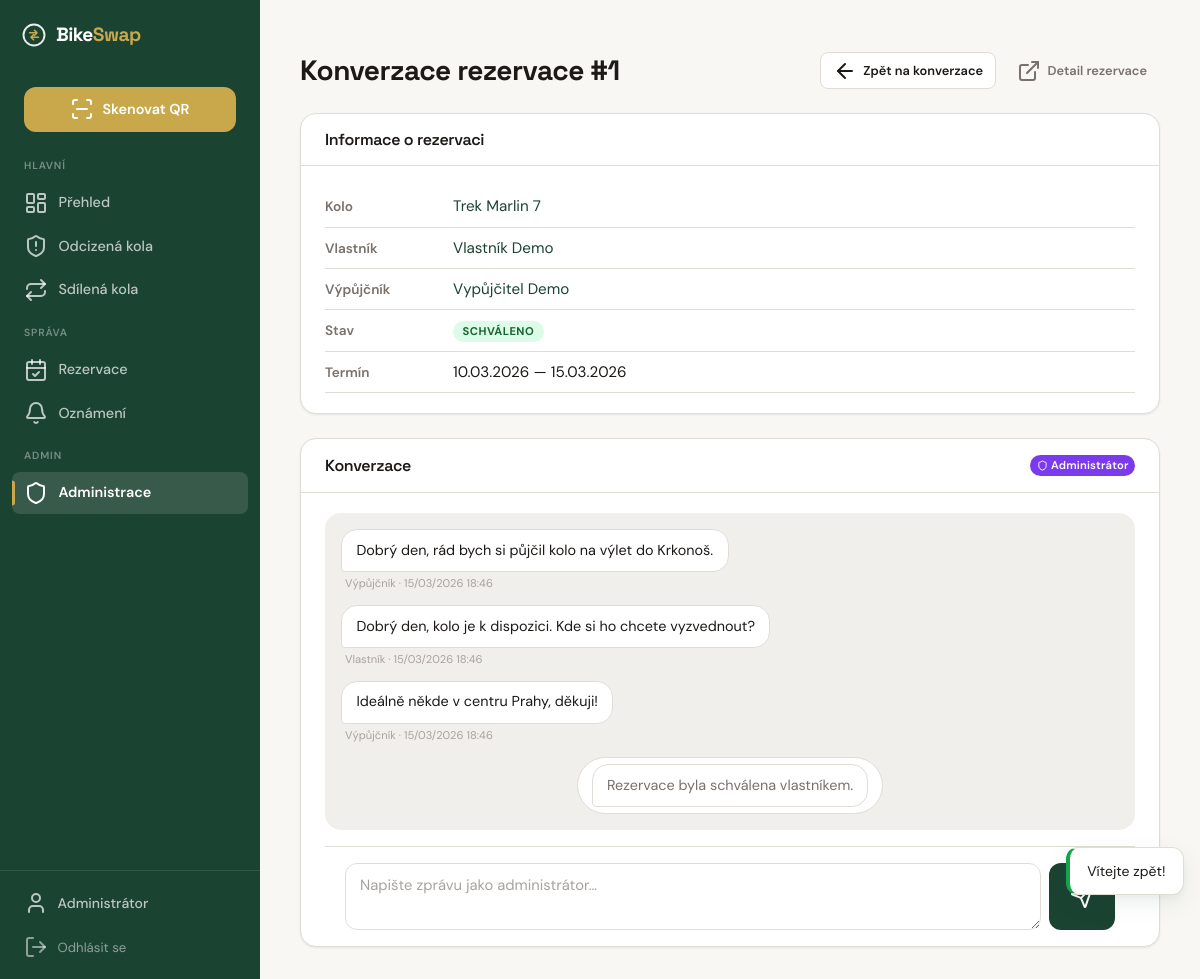
The page /admin/conversation/reservation/1 (signed in) on the database its author committed.
### tables this page shows
CREATE TABLE IF NOT EXISTS `users` (
    `id`                 INT UNSIGNED    NOT NULL AUTO_INCREMENT,
    `email`              VARCHAR(255)    NOT NULL,
    `password_hash`      VARCHAR(255)    NOT NULL,
    `role`               ENUM('user', 'police', 'admin') NOT NULL DEFAULT 'user',
    `first_name`         VARCHAR(50)     NOT NULL,
    `surname`            VARCHAR(50)     NOT NULL DEFAULT '',
    `phone`              VARCHAR(20)     NULL DEFAULT NULL,
    `address`            VARCHAR(255)    NULL DEFAULT NULL,
    `is_verified`        TINYINT(1)      NOT NULL DEFAULT 0,
    `verification_token` VARCHAR(64)     NULL DEFAULT NULL,
    `password_reset_token`   VARCHAR(64) NULL DEFAULT NULL,
    `password_reset_expires` DATETIME    NULL DEFAULT NULL,
    `totp_secret`        VARCHAR(255)    NULL DEFAULT NULL,
    `totp_enabled`       TINYINT(1)      NOT NULL DEFAULT 0,
    `karma_score`        INT             NOT NULL DEFAULT 0,
    `is_banned`          TINYINT(1)      NOT NULL DEFAULT 0,
    `created_at`         DATETIME        NOT NULL DEFAULT CURRENT_TIMESTAMP,
    `updated_at`         DATETIME        NOT NULL DEFAULT CURRENT_TIMESTAMP ON UPDATE CURRENT_TIMESTAMP,
    `last_login_at`      DATETIME        NULL DEFAULT NULL,

    PRIMARY KEY (`id`),
    UNIQUE KEY `uq_users_email` (`email`),
    KEY `idx_users_role` (`role`)
);

CREATE TABLE IF NOT EXISTS `reservations` (
    `id`                 INT UNSIGNED    NOT NULL AUTO_INCREMENT,
    `bike_id`            INT UNSIGNED    NOT NULL,
    `borrower_id`        INT UNSIGNED    NOT NULL,
    `owner_id`           INT UNSIGNED    NOT NULL,
    `conversation_token` VARCHAR(64)     NOT NULL,
    `date_from`          DATE            NOT NULL,
    `date_to`            DATE            NOT NULL,
    `message`            TEXT            NULL DEFAULT NULL,
    `status`             ENUM('pending','approved','rejected','active','completed','cancelled','not_returned','disputed') NOT NULL DEFAULT 'pending',
    `not_returned_reason`  TEXT          NULL DEFAULT NULL,
    `dispute_reason`       TEXT          NULL DEFAULT NULL,
    `admin_resolution`     ENUM('borrower_guilty','owner_guilty') NULL DEFAULT NULL,
    `admin_resolved_by`    INT UNSIGNED  NULL DEFAULT NULL,
    `admin_resolved_at`    DATETIME      NULL DEFAULT NULL,
    `created_at`         DATETIME        NOT NULL DEFAULT CURRENT_TIMESTAMP,
    `updated_at`         DATETIME        NOT NULL DEFAULT CURRENT_TIMESTAMP ON UPDATE CURRENT_TIMESTAMP,

    PRIMARY KEY (`id`),
    UNIQUE KEY `uq_reservations_token` (`conversation_token`),
    KEY `idx_reservations_bike_dates` (`bike_id`, `date_from`, `date_to`, `status`),
    KEY `idx_reservations_borrower` (`borrower_id`, `status`),
    KEY `idx_reservations_owner` (`owner_id`, `status`),
    CONSTRAINT `fk_reservations_bike` FOREIGN KEY (`bike_id`) REFERENCES `bikes` (`id`) ON DELETE CASCADE,
    CONSTRAINT `fk_reservations_borrower` FOREIGN KEY (`borrower_id`) REFERENCES `users` (`id`) ON DELETE CASCADE,
    CONSTRAINT `fk_reservations_owner` FOREIGN KEY (`owner_id`) REFERENCES `users` (`id`) ON DELETE CASCADE,
    CONSTRAINT `fk_reservations_admin` FOREIGN KEY (`admin_resolved_by`) REFERENCES `users` (`id`) ON DELETE SET NULL
);

CREATE TABLE IF NOT EXISTS `bikes` (
    `id`                   INT UNSIGNED    NOT NULL AUTO_INCREMENT,
    `owner_id`             INT UNSIGNED    NOT NULL,
    `qr_hash`              VARCHAR(64)     NOT NULL,
    `brand`                VARCHAR(100)    NOT NULL,
    `model`                VARCHAR(100)    NULL DEFAULT NULL,
    `color`                VARCHAR(50)     NOT NULL,
    `frame_number`         VARCHAR(100)    NULL DEFAULT NULL,
    `year_of_manufacture`  SMALLINT UNSIGNED NULL DEFAULT NULL,
    `description`          TEXT            NULL DEFAULT NULL,
    `status`               ENUM('active', 'stolen', 'found', 'recovered') NOT NULL DEFAULT 'active',
    `is_shared`            TINYINT(1)      NOT NULL DEFAULT 0,
    `auto_accept`          TINYINT(1)      NOT NULL DEFAULT 0,
    `availability_days`    VARCHAR(20)     DEFAULT NULL,
    `created_at`           DATETIME        NOT NULL DEFAULT CURRENT_TIMESTAMP,
    `updated_at`           DATETIME        NOT NULL DEFAULT CURRENT_TIMESTAMP ON UPDATE CURRENT_TIMESTAMP,

    PRIMARY KEY (`id`),
    UNIQUE KEY `uq_bikes_qr_hash` (`qr_hash`),
    KEY `idx_bikes_owner` (`owner_id`),
    KEY `idx_bikes_status` (`status`),
    KEY `idx_bikes_shared` (`is_shared`),
    CONSTRAINT `fk_bikes_owner` FOREIGN KEY (`owner_id`) REFERENCES `users` (`id`) ON DELETE CASCADE
);

CREATE TABLE IF NOT EXISTS `reservation_messages` (
    `id`               INT UNSIGNED    NOT NULL AUTO_INCREMENT,
    `reservation_id`   INT UNSIGNED    NOT NULL,
    `sender_type`      ENUM('owner','borrower','system','admin') NOT NULL,
    `sender_user_id`   INT UNSIGNED    NULL DEFAULT NULL,
    `message`          TEXT            NOT NULL,
    `is_read`          TINYINT(1)      NOT NULL DEFAULT 0,
    `created_at`       DATETIME        NOT NULL DEFAULT CURRENT_TIMESTAMP,

    PRIMARY KEY (`id`),
    KEY `idx_resmsg_reservation` (`reservation_id`, `created_at`),
    CONSTRAINT `fk_resmsg_reservation` FOREIGN KEY (`reservation_id`) REFERENCES `reservations` (`id`) ON DELETE CASCADE,
    CONSTRAINT `fk_resmsg_sender` FOREIGN KEY (`sender_user_id`) REFERENCES `users` (`id`) ON DELETE SET NULL
);

### templates/admin/conversation-reservation.php (the view, shortened to what the rows shown need)
<div class="page-header">
  <h1>Konverzace rezervace #<?= $reservation->getId() ?></h1>
  <div class="page-header-actions">
    <a href="/admin/conversations" class="btn btn-secondary btn-sm">
    </a>
    <a href="/reservation/<?= $reservation->getId() ?>" class="btn btn-ghost btn-sm" target="_blank">
    </a>
  </div>
</div>
<div class="card mb-lg">
  <div class="card-body">
    <div class="info-row">
      <span class="info-value">
        <?php if ($bike): ?>
          <a href="/admin/bikes/<?= $bike->getId() ?>"><?= e($bike->getFullName()) ?></a>
        <?php else: ?>—<?php endif; ?>
      </span>
    </div>
    <div class="info-row">
      <span class="info-value">
        <?php if ($owner): ?>
          <a href="/admin/users/<?= $owner->getId() ?>"><?= e($owner->getName()) ?></a>
        <?php else: ?>—<?php endif; ?>
      </span>
    </div>
    <div class="info-row">
      <span class="info-value">
        <?php if ($borrower): ?>
          <a href="/admin/users/<?= $borrower->getId() ?>"><?= e($borrower->getName()) ?></a>
        <?php else: ?>—<?php endif; ?>
      </span>
    </div>
    <div class="info-row">
      <span class="info-value">
        <span class="status-badge status-<?= e($reservation->getStatus()) ?>"><?= e($reservation->getStatusLabel()) ?></span>
      </span>
    </div>
    <div class="info-row">
      <span class="info-label">Termín</span>
      <span class="info-value">
        <?= date('d.m.Y', strtotime($reservation->getDateFrom())) ?> — <?= date('d.m.Y', strtotime($reservation->getDateTo())) ?>
      </span>
    </div>
  </div>
</div>
<div class="card">
  <div class="card-body" style="padding-bottom:0">
    <div class="conversation-messages" id="conversation-thread">
      <?php if (empty($messages)): ?>
        <div class="conversation-empty text-muted text-center" style="padding:2rem">
          <i data-lucide="message-square" style="width:32px;height:32px;margin-bottom:0.5rem"></i>
          <p>Zatím žádné zprávy.</p>
        </div>
      <?php else: ?>
        <?php foreach ($messages as $msg): ?>
          <?php $isAdmin = $msg->getSenderType() === 'admin'; ?>
          <div class="message <?= $msg->getSenderClass() ?> <?= $isAdmin ? 'mine' : '' ?>">
            <div class="message-bubble"><?= nl2br(e($msg->getMessage())) ?></div>
            <?php if (!$msg->isSystemMessage()): ?>
              <div class="message-meta">
                <?= e($msg->getSenderLabel()) ?>
                · <?= e($msg->getFormattedTime()) ?>
              </div>
            <?php endif; ?>
          </div>
        <?php endforeach; ?>
      <?php endif; ?>
    </div>
  </div>
</div>

### templates/layouts/app.php (shortened to what the rows shown need)
<!DOCTYPE html>
<html lang="cs">
<head>
  <link rel="stylesheet" href="/css/style.css">
</head>
<body class="layout-app">
<div class="app-shell">
  <aside class="sidebar">
    <div class="sidebar-footer">
      <?php if (isset($currentUser)): ?>
        <a href="/profile" class="sidebar-profile-link">
          <i data-lucide="user"></i> <?= e($currentUser->getName()) ?>
        </a>
      <?php endif; ?>
      <?php if (isset($session)): ?>
        <form method="POST" action="/logout" style="margin:0">
          <button type="submit" class="sidebar-logout-btn">
          </button>
        </form>
      <?php endif; ?>
    </div>
  </aside>
  <main class="page-content">
    <?= $content ?? '' ?>
  </main>
</div>
</body>
</html>

### rows shown on the page
users: first_name "Administrátor"
reservations: id "1", status "SCHVÁLENO", date_from "10.03.2026", date_to "15.03.2026"
bikes: $bike->getFullName() "Trek Marlin 7"
users: $owner->getName() "Vlastník Demo"
users: $borrower->getName() "Vypůjčitel Demo"
reservation_messages: message "Dobrý den, rád bych si půjčil kolo na výlet do Krkonoš.", sender_type "Výpůjčník", created_at "15/03/2026 18:46"
reservation_messages: message "Dobrý den, kolo je k dispozici. Kde si ho chcete vyzvednout?", sender_type "Vlastník", created_at "15/03/2026 18:46"
reservation_messages: message "Ideálně někde v centru Prahy, děkuji!", sender_type "Výpůjčník", created_at "15/03/2026 18:46"
reservation_messages: message "Rezervace byla schválena vlastníkem."
